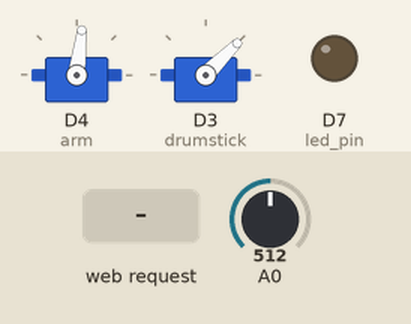
Bench run of a sketch on a simulated ESP8266 (NodeMCU). Parts: 2 × servo, output pins drawn as LEDs (lit = HIGH). The inputs (shaded band) are chosen by the test bench; at power-on: A0 = 512. What the sketch prints to the serial monitor is not drawn.

Above: at 1.4 s.
1.5 s: A0 set to 595
3.0 s: A0 set to 620
4.5 s: HTTP request GET /tune1 received
At 5.66 s:
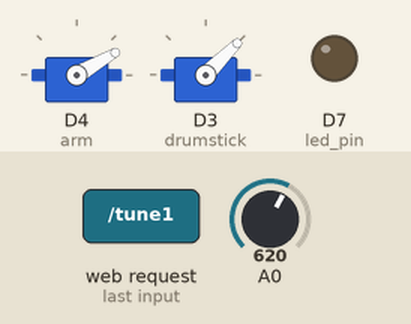
7.5 s: HTTP request GET /tune3 received
At 8.77 s:
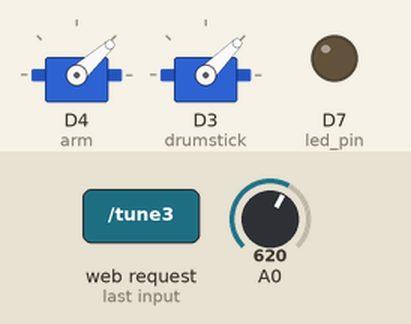
10.5 s: HTTP request GET /tune2 received
At 11.7 s:
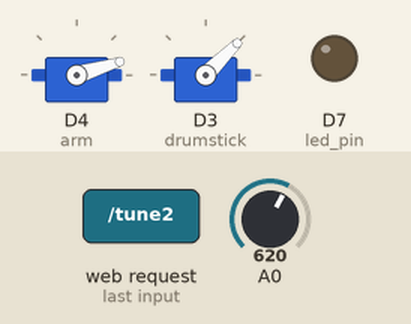
Timing chart, 0 to 13.5 s (numbered marks = the images above; inputs shaded):
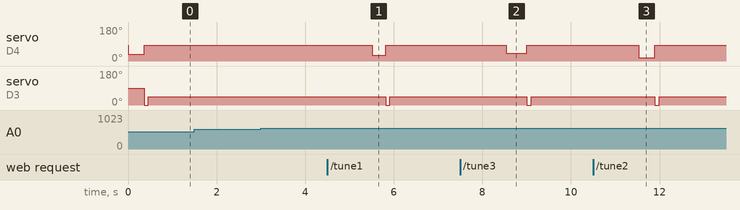

The sketch:

sumedh_drum.ino
```cpp
#include <Servo.h>
#include <ESP8266WiFi.h>
#define led_pin 13
WiFiServer server(80);
Servo arm;
Servo drumstick;

// Relevant information to help move the motors appropriately
int positions = 3; //Number of drums.
int period = 300;
int current;
int delays = 60;
int val1, val2;

void setup()
{
  WiFi.mode(WIFI_AP); //Our ESP8266-12E is an AccessPoint
  WiFi.softAP("Lan Ho", "helloworld"); // Provide the (SSID, password)
  server.begin();
  arm.attach(D4);
  drumstick.attach(D3);
  current = 0;
  arm.writeMicroseconds(1400);
  int val1 = 0;
  int val2 = 1023;
  pinMode(A0, INPUT);
}
void tune(int target)
{
  arm.writeMicroseconds(1400);
  int diff = target - current;

  if(diff >= 0)
  {
    arm.write(30 + 30/(positions+2)*diff);
    delay(period + delays*diff*sqrt(diff));
    arm.writeMicroseconds(1400);
  }
  else
  {
    arm.write(0);
    arm.write(25 + 25/(positions)*diff);
    delay(period + delays*(-diff)*sqrt(-diff));
    arm.writeMicroseconds(1400);
  }

   //drumstick.write(45);
   //delay(100);
   drumstick.write(0);
   arm.writeMicroseconds(1400);
   delay(100);
   drumstick.write(45);
   arm.writeMicroseconds(1400);
   delay(100);
   current = target;
   arm.writeMicroseconds(1400);
}

void sense()
{
  val1 = analogRead(A0);
  delay(1);

  if (val1-val2 > 100)
    {
      Serial.println(val1);
      tune(1);
    }
  else
    {
      Serial.println("No change");
    }

  val2 = val1;
  delay(100);
}

void loop()
{
  WiFiClient client = server.available();
  if (!client)
  {
   sense();
   return;
  }

  String request = client.readStringUntil('r');
  if (request.indexOf("/tune1") != -1)
   {
     tune(1);
   }
   else if (request.indexOf("/tune2") != -1)
   {
     tune(2);
   }
   else if (request.indexOf("/tune3") != -1)
   {
     tune(3);
   }
   else if (request.indexOf("/sense") != -1)
   {
     sense();
   }

  String s = "HTTP/1.1 200 OK\r\n";
   s += "Content-Type: text/html\r\n\r\n";
   s += "<!DOCTYPE HTML>\r\n<html>\r\n";

   s += "<br><input type=\"button\" name=\"b1\" value=\"tune1\" onclick=\"location.href='/tune1'\">";
   s += "<br><input type=\"button\" name=\"b1\" value=\"tune2\" onclick=\"location.href='/tune2'\">";
   s += "<br><input type=\"button\" name=\"b1\" value=\"tune3\" onclick=\"location.href='/tune3'\">";
   s += "<br><br><br>";
   s += "<br><input type=\"button\" name=\"b1\" value=\"sense\" onclick=\"location.href='/sense'\">";
   s += "</html>\n";
   //Serve the HTML document to the browser.
    pinMode(led_pin, OUTPUT);
  digitalWrite(led_pin, LOW);
   client.flush(); //clear previous info in the stream
   client.print(s); // Send the response to the client
   delay(1);
}
```

Measured:
- after the input at 1.5 s, every drawn part: stays the same
- after the input at 3.0 s, every drawn part: stays the same
- after the input at 4.5 s, servo on D4 (arm): 83° → 30° after 1.0 s, → 83° 0.30 s later; servo on D3 (drumstick): 45° → 0° after 1.3 s, → 45° 0.10 s later
- after the input at 7.5 s, servo on D4 (arm): 83° → 42° after 1.0 s, → 83° 0.47 s later; servo on D3 (drumstick): 45° → 0° after 1.5 s, → 45° 0.10 s later
- after the input at 10.5 s, servo on D4 (arm): 83° → 17° after 1.0 s, → 83° 0.36 s later; servo on D3 (drumstick): 45° → 0° after 1.4 s, → 45° 0.10 s later
